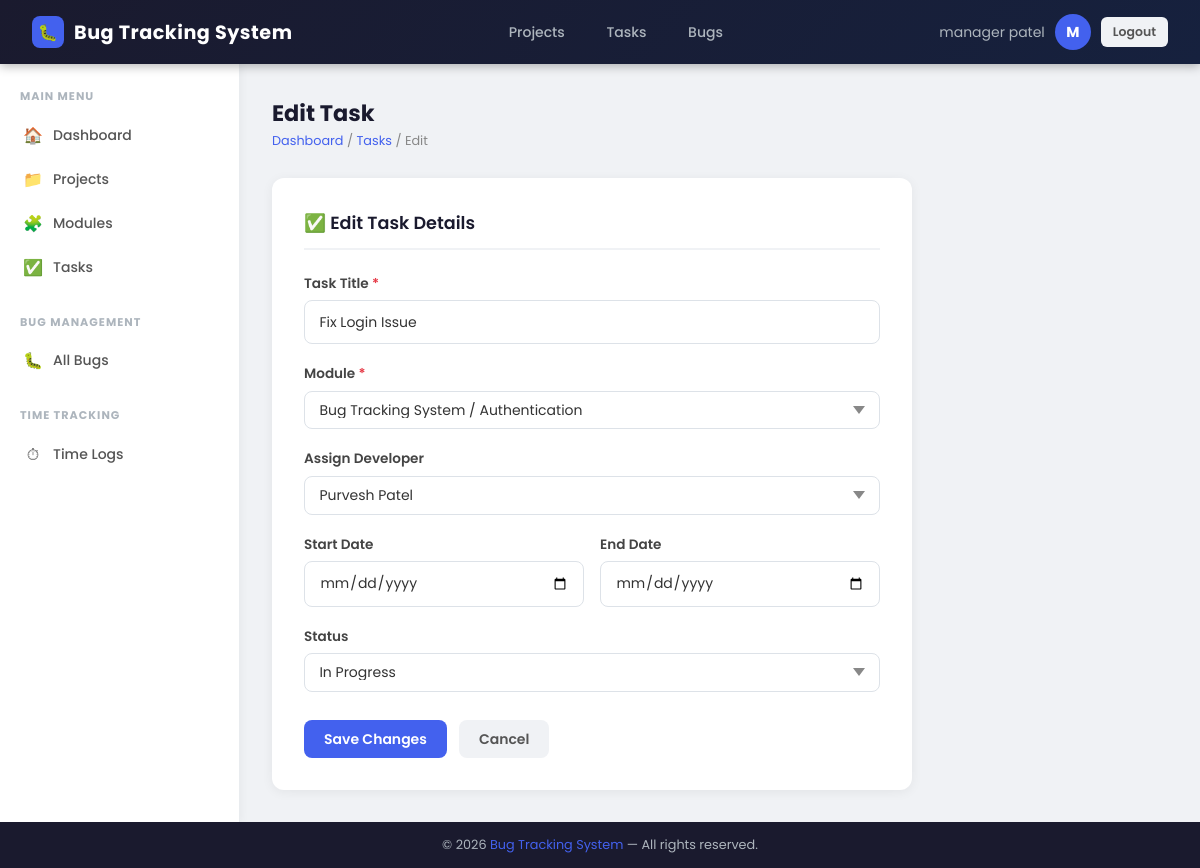
The page /tasks/1/edit/ (signed in) on the database its author committed.
### core/models.py (models this page shows, shortened)
class User(AbstractBaseUser,PermissionsMixin):
    class Meta:
        permissions = [
            ('can_staff', 'Can staff'),
        ]
    groups = models.ManyToManyField(
        Group,
        verbose_name=('groups'),
        blank=True,
        help_text=('The groups this user belongs to. A user will get all permissions granted to each of their groups.'),
        related_name="core_user_set",
        related_query_name="core_user",
    )
    user_permissions = models.ManyToManyField(
        Permission,
        verbose_name=('user permissions'),
        blank=True,
        help_text=('Specific permissions for this user.'),
        related_name="core_user_set",
        related_query_name="core_user",
    )
    GENDER_CHOICES = (
        ('male',   'Male'),
        ('female', 'Female'),
    )
    role_choice = (
    ('admin', 'Admin'),
    ('manager', 'Project Manager'),
    ('developer', 'Developer'),
    ('tester', 'Tester'),
    )
    email = models.EmailField(unique=True)
    first_name = models.CharField(max_length=50, null=True, blank=True)
    last_name = models.CharField(max_length=50, null=True, blank=True)
    gender = models.CharField(max_length=10, choices=GENDER_CHOICES, null=True, blank=True)
    phone_number = models.CharField(max_length=15, null=True, blank=True)
    role = models.CharField(max_length=20,choices=role_choice,default='developer')
    is_active = models.BooleanField(default=True)
    is_staff = models.BooleanField(default=False)
    is_admin = models.BooleanField(default=False)
    created_at = models.DateTimeField(auto_now_add=True)
    updated_at = models.DateTimeField(auto_now=True)
    objects = UserManager()
    USERNAME_FIELD = 'email'
    REQUIRED_FIELDS = []
    def get_full_name(self):
        full_name = f"{self.first_name or ''} {self.last_name or ''}".strip()
        return full_name if full_name else self.email

class Task(models.Model):
    STATUS_CHOICES = [
        ('Pending', 'Pending'),
        ('In Progress', 'In Progress'),
        ('Completed', 'Completed'),
        ('Rejected', 'Rejected'),
    ]
    module = models.ForeignKey(Module,on_delete=models.CASCADE,related_name='tasks',db_column="module_id")
    title = models.CharField(max_length=200)
    assigned_to = models.ForeignKey(User,on_delete=models.SET_NULL,null=True, blank=True,related_name='assigned_tasks',db_column="assigned_to")
    status = models.CharField(max_length=50, choices=STATUS_CHOICES, default='Pending')
    start_date = models.DateField(null=True, blank=True)
    end_date = models.DateField(null=True, blank=True)
    class Meta:
        db_table = "tasks"

### dashboards/decorators.py (the view)
        def wrapper_func(request, *args, **kwargs):
            if not request.user.is_authenticated:
                return redirect("login")
            if request.user.role in allowed_roles:
                return view_func(request, *args, **kwargs)
            else:
                return render(request, "dashboards/unauthorized.html")

### tasks/forms.py
class TaskForm(forms.ModelForm):
    class Meta:
        model = Task
        fields = ['title', 'module', 'assigned_to', 'status', 'start_date', 'end_date']
    def __init__(self, *args, **kwargs):
        super().__init__(*args, **kwargs)
        self.fields['assigned_to'].queryset = User.objects.filter(role='developer')
        self.fields['module'].queryset = Module.objects.all()

### templates/tasks/task_edit.html (shortened to what this page needs)
{% extends 'core/base.html' %}
{% block content %}
<div class="page-header">
    <div>
        <div class="page-title">Edit Task</div>
        <div class="breadcrumb"><span>Dashboard</span> / <span>Tasks</span> / Edit</div>
    </div>
</div>
<div class="form-card">
    <div class="form-title">✅ Edit Task Details</div>
    <form method="post" action="{% url 'task_edit' task.id %}">
        <div class="form-group">
            <label class="form-label" for="id_title">Task Title <span style="color:#e63946;">*</span></label>
            <input type="text" id="id_title" name="title" class="form-control" value="{{ form.title.value|default:'' }}" required>
        </div>
        <div class="form-group">
            <label class="form-label" for="id_module">Module <span style="color:#e63946;">*</span></label>
            <select id="id_module" name="module" class="form-control" required>
                {% for module in modules %}
                    <option value="{{ module.id }}" {% if selected_module == module.id|stringformat:"s" %}selected{% endif %}>{{ module.project.name }} / {{ module.name }}</option>
                {% endfor %}
            </select>
        </div>
        <div class="form-group">
            <label class="form-label" for="id_assigned_to">Assign Developer</label>
            <select id="id_assigned_to" name="assigned_to" class="form-control">
                {% for dev in developers %}
                    <option value="{{ dev.id }}" {% if selected_developer == dev.id|stringformat:"s" %}selected{% endif %}>{{ dev.get_full_name }}</option>
                {% endfor %}
            </select>
        </div>
        <div style="display:flex; gap:1rem;">
            <div class="form-group" style="flex:1;">
                <label class="form-label" for="id_start_date">Start Date</label>
                <input type="date" id="id_start_date" name="start_date" class="form-control" value="{{ form.start_date.value|default:'' }}">
            </div>
            <div class="form-group" style="flex:1;">
                <label class="form-label" for="id_end_date">End Date</label>
                <input type="date" id="id_end_date" name="end_date" class="form-control" value="{{ form.end_date.value|default:'' }}">
            </div>
        </div>
        <div class="form-group">
            <label class="form-label" for="id_status">Status</label>
            <select id="id_status" name="status" class="form-control">
                <option value="In Progress" {% if form.status.value == 'In Progress' %}selected{% endif %}>In Progress</option>
            </select>
        </div>
        <div class="form-actions">
            <button type="submit" class="btn btn-primary">Save Changes</button>
            <a href="{% url 'task_list' %}" class="btn btn-secondary">Cancel</a>
        </div>
    </form>
</div>
{% endblock %}

### templates/core/base.html (shortened to what this page needs)
{% load static %}
<!DOCTYPE html>
<html lang="en">
<head>
    <link rel="stylesheet" href="{% static 'css/style.css' %}">
</head>
<body>
<nav class="navbar">
    {% if user.role == 'admin' %}
        <a href="{% url 'adminDashboard' %}" class="navbar-brand">
    {% elif user.role == 'manager' %}
        <a href="{% url 'managerDashboard' %}" class="navbar-brand">
    {% elif user.role == 'developer' %}
        <a href="{% url 'developerDashboard' %}" class="navbar-brand">
    {% elif user.role == 'tester' %}
        <a href="{% url 'testerDashboard' %}" class="navbar-brand">
    {% else %}
        <a href="{% url 'login' %}" class="navbar-brand">
    {% endif %}
        <div class="brand-icon">🐛</div>
        Bug Tracking System
    </a>
    {% if user.is_authenticated %}
    <div class="navbar-nav">
        {% if user.role == 'admin' or user.role == 'manager' %}
            <a href="{% url 'project_list' %}">Projects</a>
            <a href="{% url 'task_list' %}">Tasks</a>
        {% endif %}
        <a href="{% url 'bug_list' %}">Bugs</a>
    </div>
    <div class="navbar-user">
        <span>{{ user.get_full_name }}</span>
        <div class="avatar">{{ user.first_name|first|upper }}</div>
        <a href="{% url 'logout' %}" class="btn btn-secondary btn-sm">Logout</a>
    </div>
    {% endif %}
</nav>
<div class="layout-wrapper">
    {% if user.is_authenticated %}
    <aside class="sidebar">
        {% if user.role == 'admin' %}
        <div class="sidebar-section">
            <div class="sidebar-label">Main Menu</div>
            <nav class="sidebar-nav">
                <a href="{% url 'adminDashboard' %}">
                    <span class="nav-icon">🏠</span> Dashboard
                </a>
                <a href="{% url 'project_list' %}">
                    <span class="nav-icon">📁</span> Projects
                </a>
                <a href="{% url 'module_list' %}">
                    <span class="nav-icon">🧩</span> Modules
                </a>
                <a href="{% url 'task_list' %}">
                    <span class="nav-icon">✅</span> Tasks
                </a>
            </nav>
        </div>
        <div class="sidebar-section">
            <div class="sidebar-label">Bug Management</div>
            <nav class="sidebar-nav">
                <a href="{% url 'bug_list' %}">
                    <span class="nav-icon">🐛</span> All Bugs
                </a>
            </nav>
        </div>
        <div class="sidebar-section">
            <div class="sidebar-label">Time Tracking</div>
            <nav class="sidebar-nav">
                <a href="{% url 'timelog_list' %}">
                    <span class="nav-icon">⏱</span> Time Logs
                </a>
            </nav>
        </div>
        {% elif user.role == 'manager' %}
        <div class="sidebar-section">
            <div class="sidebar-label">Main Menu</div>
            <nav class="sidebar-nav">
                <a href="{% url 'managerDashboard' %}">
                    <span class="nav-icon">🏠</span> Dashboard
                </a>
                <a href="{% url 'project_list' %}">
                    <span class="nav-icon">📁</span> Projects
                </a>
                <a href="{% url 'module_list' %}">
                    <span class="nav-icon">🧩</span> Modules
                </a>
                <a href="{% url 'task_list' %}">
                    <span class="nav-icon">✅</span> Tasks
                </a>
            </nav>
        </div>
        <div class="sidebar-section">
            <div class="sidebar-label">Bug Management</div>
            <nav class="sidebar-nav">
                <a href="{% url 'bug_list' %}">
                    <span class="nav-icon">🐛</span> All Bugs
                </a>
            </nav>
        </div>
        <div class="sidebar-section">
            <div class="sidebar-label">Time Tracking</div>
            <nav class="sidebar-nav">
                <a href="{% url 'timelog_list' %}">
                    <span class="nav-icon">⏱</span> Time Logs
                </a>
            </nav>
        </div>
        {% endif %}
    </aside>
    {% endif %}
    <main class="main-content">
        {% block content %}{% endblock %}
    </main>
</div>
<footer class="footer">
    &copy; 2026 <span>Bug Tracking System</span> &mdash; All rights reserved.
</footer>
</body>
</html>

### static/css/style.css (style rules this page uses)
*, *::before, *::after { box-sizing: border-box; margin: 0; padding: 0; }
html { font-size: 16px; scroll-behavior: smooth; }
body { font-family: 'Poppins', sans-serif; background-color: #f0f2f5; color: #333; min-height: 100vh; display: flex; flex-direction: column; }
a { text-decoration: none; color: inherit; }
.navbar { background: linear-gradient(135deg, #1a1a2e 0%, #16213e 100%); color: #fff; padding: 0 2rem; height: 64px; display: flex; align-items: center; justify-content: space-between; position: sticky; top: 0; z-index: 1000; box-shadow: 0 2px 10px rgba(0,0,0,0.3); }
.navbar-brand { display: flex; align-items: center; gap: 10px; font-size: 1.2rem; font-weight: 700; color: #fff; letter-spacing: 0.5px; }
.navbar-brand .brand-icon { width: 32px; height: 32px; background: #4361ee; border-radius: 8px; display: flex; align-items: center; justify-content: center; font-size: 1rem; }
.navbar-nav { display: flex; align-items: center; gap: 1rem; }
.navbar-nav a { color: #adb5bd; font-size: 0.875rem; font-weight: 500; padding: 0.4rem 0.8rem; border-radius: 6px; transition: background 0.2s, color 0.2s; }
.navbar-user { display: flex; align-items: center; gap: 10px; color: #adb5bd; font-size: 0.875rem; }
.navbar-user .avatar { width: 36px; height: 36px; border-radius: 50%; background: #4361ee; display: flex; align-items: center; justify-content: center; font-weight: 700; font-size: 0.9rem; color: #fff; }
.layout-wrapper { display: flex; flex: 1; min-height: calc(100vh - 64px - 48px); }
.sidebar { width: 240px; min-width: 240px; background: #fff; border-right: 1px solid #e9ecef; padding: 1.5rem 0; box-shadow: 2px 0 8px rgba(0,0,0,0.04); display: flex; flex-direction: column; }
.sidebar-section { margin-bottom: 1.5rem; }
.sidebar-label { text-transform: uppercase; font-size: 0.7rem; font-weight: 700; color: #adb5bd; letter-spacing: 1px; padding: 0 1.25rem; margin-bottom: 0.5rem; }
.sidebar-nav a { display: flex; align-items: center; gap: 10px; padding: 0.6rem 1.25rem; color: #555; font-size: 0.875rem; font-weight: 500; border-left: 3px solid transparent; transition: all 0.2s; }
.sidebar-nav .nav-icon { font-size: 1rem; width: 20px; text-align: center; }
.main-content { flex: 1; padding: 2rem; overflow-x: hidden; }
.form-card { background: #fff; border-radius: 12px; box-shadow: 0 2px 12px rgba(0,0,0,0.06); padding: 2rem; max-width: 640px; }
.form-title { font-size: 1.1rem; font-weight: 600; color: #1a1a2e; margin-bottom: 1.5rem; padding-bottom: 0.75rem; border-bottom: 2px solid #f0f2f5; }
.form-group { margin-bottom: 1.25rem; }
.form-label { display: block; font-size: 0.85rem; font-weight: 600; color: #444; margin-bottom: 0.4rem; }
.form-control { width: 100%; padding: 0.65rem 0.9rem; border: 1.5px solid #dde2e8; border-radius: 8px; font-family: 'Poppins', sans-serif; font-size: 0.875rem; color: #333; background: #fff; transition: border-color 0.2s, box-shadow 0.2s; outline: none; }
.form-control::placeholder { color: #aaa; }
select.form-control { cursor: pointer; appearance: none; background-repeat: no-repeat; background-position: right 0.9rem center; padding-right: 2.2rem; }
.form-actions { display: flex; gap: 0.75rem; margin-top: 1.75rem; }
.btn { display: inline-flex; align-items: center; gap: 6px; padding: 0.55rem 1.25rem; border: none; border-radius: 8px; font-family: 'Poppins', sans-serif; font-size: 0.875rem; font-weight: 600; cursor: pointer; transition: all 0.2s; white-space: nowrap; text-decoration: none; }
.btn-primary { background: #4361ee; color: #fff; }
.btn-secondary { background: #f0f2f5; color: #555; }
.btn-sm { padding: 0.35rem 0.75rem; font-size: 0.78rem; border-radius: 6px; }
.page-header { display: flex; align-items: center; justify-content: space-between; margin-bottom: 1.75rem; flex-wrap: wrap; gap: 1rem; }
.page-title { font-size: 1.4rem; font-weight: 700; color: #1a1a2e; }
.breadcrumb { font-size: 0.8rem; color: #888; margin-top: 2px; }
.breadcrumb span { color: #4361ee; }
.footer { background: #1a1a2e; color: #adb5bd; text-align: center; padding: 0.85rem 2rem; font-size: 0.8rem; }
.footer span { color: #4361ee; }

### rows shown on the page
User: get_full_name "manager patel", first_name|first "M"
Task: title "Fix Login Issue", status "In Progress"

### other values the page prints
form field module "Bug Tracking System / Authentication"
form field assigned_to "Purvesh Patel"
